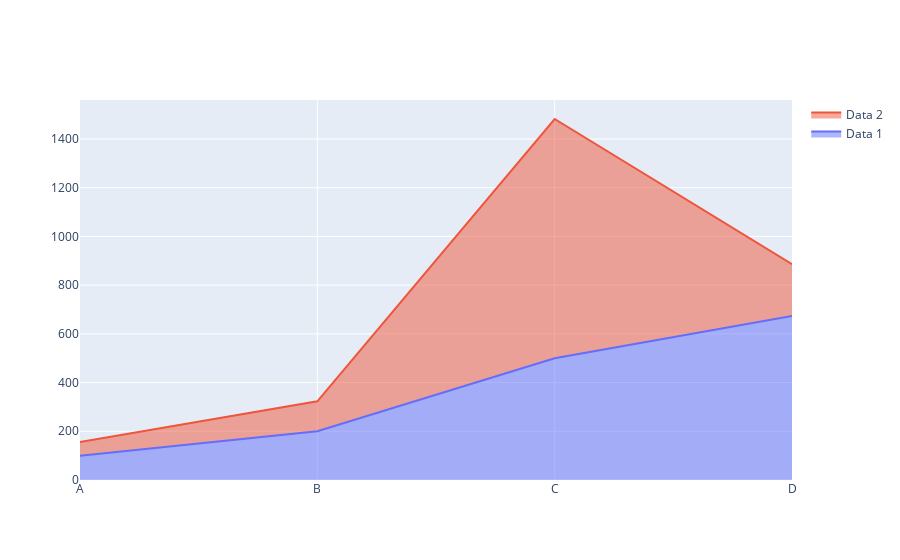

Notebook code for this chart:
### Code cell
import plotly.graph_objects as px 
import numpy 
  
  
# creating random data through randomint  
# function of numpy.random  
np.random.seed(42) 
  
random_x= np.random.randint(1,101,100)  
random_y= np.random.randint(1,101,100) 
  
x = ['A', 'B', 'C', 'D'] 
  
plot = px.Figure() 
  
plot.add_trace(go.Scatter( 
    name = 'Data 1', 
    x = x, 
    y = [100, 200, 500, 673], 
    stackgroup='one'
   )) 
  
plot.add_trace(go.Scatter( 
    name = 'Data 2', 
    x = x, 
    y = [56, 123, 982, 213], 
    stackgroup='one'
   ) 
) 
  
plot.show()

### Figure 1 — Plotly figure (JSON) as saved in the notebook; plotly's stock layout.template omitted (floating-point values rounded to 4 significant figures)
{"data": [{"name": "Data 1", "stackgroup": "one", "type": "scatter", "x": ["A", "B", "C", "D"], "y": [100, 200, 500, 673]}, {"name": "Data 2", "stackgroup": "one", "type": "scatter", "x": ["A", "B", "C", "D"], "y": [56, 123, 982, 213]}], "layout": {}}
